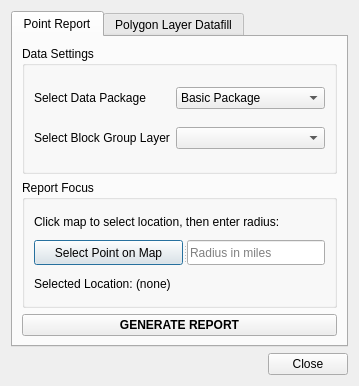
<?xml version="1.0" encoding="UTF-8"?>
<ui version="4.0">
 <class>DemoReportsDialogBase</class>
 <widget class="QDialog" name="DemoReportsDialogBase">
  <property name="geometry">
   <rect>
    <x>0</x>
    <y>0</y>
    <width>356</width>
    <height>386</height>
   </rect>
  </property>
  <property name="windowTitle">
   <string>US Demographic Reports</string>
  </property>
  <layout class="QVBoxLayout" name="verticalLayout">
   <item>
    <widget class="QTabWidget" name="tabs">
     <property name="currentIndex">
      <number>0</number>
     </property>
     <widget class="QWidget" name="PointReport">
      <attribute name="title">
       <string>Point Report</string>
      </attribute>
      <layout class="QVBoxLayout" name="verticalLayout_2">
       <item>
        <widget class="QGroupBox" name="groupBox">
         <property name="title">
          <string>Data Settings</string>
         </property>
         <layout class="QGridLayout" name="gridLayout_2">
          <item row="0" column="0">
           <widget class="QLabel" name="label">
            <property name="text">
             <string>Select Data Package</string>
            </property>
           </widget>
          </item>
          <item row="0" column="1">
           <widget class="QComboBox" name="packageComboBox">
            <item>
             <property name="text">
              <string>Basic Package</string>
             </property>
            </item>
            <item>
             <property name="text">
              <string>Expanded Package</string>
             </property>
            </item>
            <item>
             <property name="text">
              <string>Professional Package</string>
             </property>
            </item>
           </widget>
          </item>
          <item row="1" column="0">
           <widget class="QLabel" name="label_2">
            <property name="text">
             <string>Select Block Group Layer</string>
            </property>
           </widget>
          </item>
          <item row="1" column="1">
           <widget class="QComboBox" name="blockGroupLayerComboBox"/>
          </item>
         </layout>
        </widget>
       </item>
       <item>
        <widget class="QGroupBox" name="groupBox_2">
         <property name="title">
          <string>Report Focus</string>
         </property>
         <layout class="QVBoxLayout" name="verticalLayout_4">
          <item>
           <widget class="QLabel" name="label_3">
            <property name="text">
             <string>Click map to select location, then enter radius:</string>
            </property>
           </widget>
          </item>
          <item>
           <widget class="QSplitter" name="splitter">
            <property name="orientation">
             <enum>Qt::Horizontal</enum>
            </property>
            <widget class="QPushButton" name="selectPointButton">
             <property name="text">
              <string>Select Point on Map</string>
             </property>
            </widget>
            <widget class="QLineEdit" name="radiusLineEdit">
             <property name="placeholderText">
              <string>Radius in miles</string>
             </property>
            </widget>
           </widget>
          </item>
          <item>
           <widget class="QLabel" name="locationLabel">
            <property name="text">
             <string>Selected Location: (none)</string>
            </property>
           </widget>
          </item>
         </layout>
        </widget>
       </item>
       <item>
        <widget class="QPushButton" name="generateReportButton">
         <property name="font">
          <font>
           <weight>75</weight>
           <bold>true</bold>
          </font>
         </property>
         <property name="text">
          <string>GENERATE REPORT</string>
         </property>
        </widget>
       </item>
      </layout>
     </widget>
     <widget class="QWidget" name="LayerDatafill">
      <attribute name="title">
       <string>Polygon Layer Datafill</string>
      </attribute>
      <layout class="QVBoxLayout" name="verticalLayout_3">
       <item>
        <widget class="QGroupBox" name="groupBox_3">
         <property name="font">
          <font>
           <underline>false</underline>
          </font>
         </property>
         <property name="title">
          <string>Data Settings</string>
         </property>
         <layout class="QGridLayout" name="gridLayout">
          <item row="0" column="0">
           <widget class="QLabel" name="label_4">
            <property name="text">
             <string>Select Data Package</string>
            </property>
           </widget>
          </item>
          <item row="0" column="1">
           <widget class="QComboBox" name="packageComboBoxDatafill">
            <item>
             <property name="text">
              <string>Basic Package</string>
             </property>
            </item>
            <item>
             <property name="text">
              <string>Expanded Package</string>
             </property>
            </item>
            <item>
             <property name="text">
              <string>Professional Package</string>
             </property>
            </item>
           </widget>
          </item>
          <item row="1" column="0">
           <widget class="QLabel" name="label_5">
            <property name="text">
             <string>Select Block Group Layer</string>
            </property>
           </widget>
          </item>
          <item row="1" column="1">
           <widget class="QComboBox" name="blockGroupLayerComboBoxDatafill"/>
          </item>
         </layout>
        </widget>
       </item>
       <item>
        <widget class="QGroupBox" name="groupBox_4">
         <property name="title">
          <string>Target Layer</string>
         </property>
         <layout class="QHBoxLayout" name="horizontalLayout_2">
          <item>
           <widget class="QLabel" name="label_6">
            <property name="text">
             <string>Select Polygon Layer</string>
            </property>
           </widget>
          </item>
          <item>
           <widget class="QComboBox" name="targetLayerComboBox"/>
          </item>
         </layout>
        </widget>
       </item>
       <item>
        <widget class="QGroupBox" name="groupBox_5">
         <property name="title">
          <string>Output File Location</string>
         </property>
         <layout class="QHBoxLayout" name="horizontalLayout">
          <item>
           <widget class="QLineEdit" name="outputFileLineEdit"/>
          </item>
          <item>
           <widget class="QPushButton" name="browseButton">
            <property name="text">
             <string>Browse...</string>
            </property>
           </widget>
          </item>
         </layout>
        </widget>
       </item>
       <item>
        <widget class="QPushButton" name="generateDatafillButton">
         <property name="font">
          <font>
           <weight>75</weight>
           <bold>true</bold>
          </font>
         </property>
         <property name="text">
          <string>GENERATE DATAFILL</string>
         </property>
        </widget>
       </item>
      </layout>
      <zorder>groupBox_5</zorder>
      <zorder>groupBox_3</zorder>
      <zorder>generateDatafillButton</zorder>
      <zorder>groupBox_4</zorder>
     </widget>
    </widget>
   </item>
   <item>
    <widget class="QDialogButtonBox" name="closeButton">
     <property name="standardButtons">
      <set>QDialogButtonBox::Close</set>
     </property>
    </widget>
   </item>
  </layout>
 </widget>
 <resources/>
 <connections/>
</ui>
